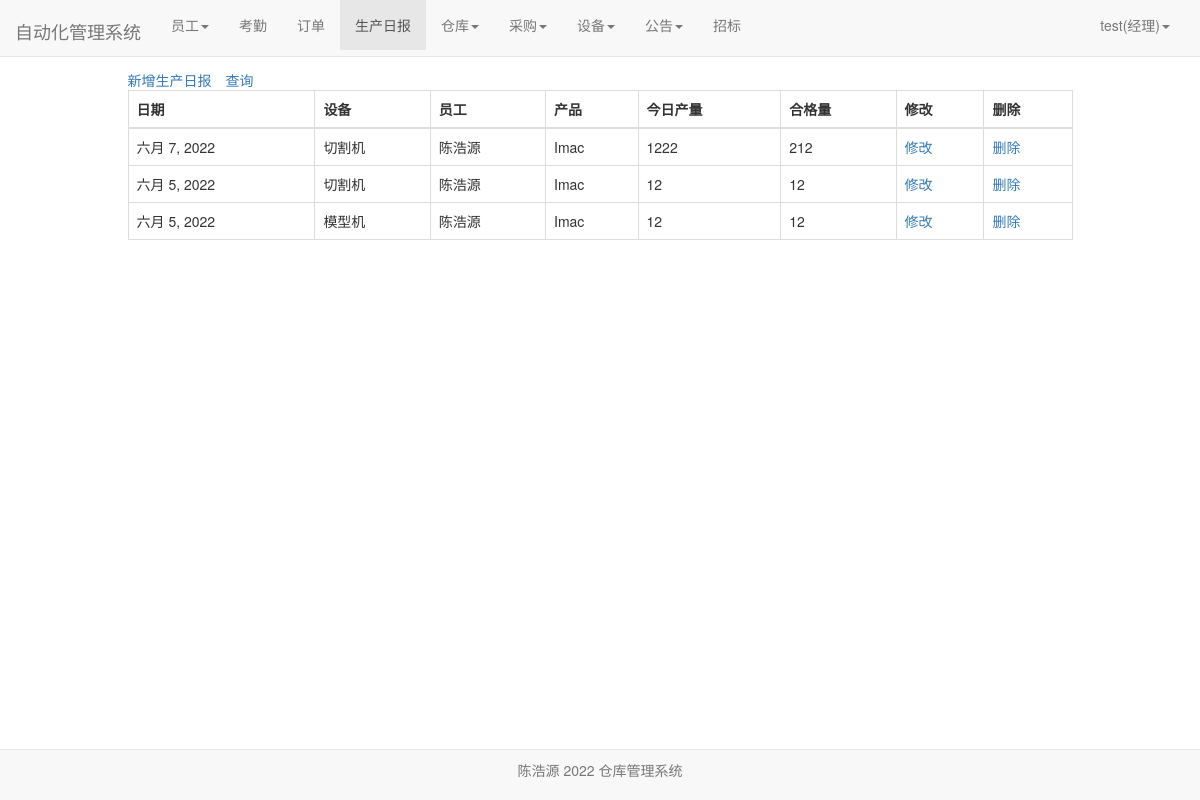
The app's page /warehouse/product_diary/ (signed in) with its own data.
### user/models.py (models this page shows)
class Profile(models.Model):
    user = models.OneToOneField(User, on_delete=models.CASCADE)
    staff_gender = models.CharField(max_length=10, choices=(('male', '男'), ('female', '女')), default='male',
                                    verbose_name='性别')
    staff_age = models.PositiveIntegerField(verbose_name="年龄")
    staff_home = models.CharField(max_length=100, verbose_name="籍贯")
    staff_nationality = models.CharField(max_length=20, verbose_name="民族")  # 民族
    staff_tel = models.BigIntegerField(verbose_name="电话")
    start_time = models.DateField(auto_now_add=True, verbose_name="入职时间")  # 入职时间
    id_card = models.CharField(max_length=20,verbose_name="身份证")  # 身份证号
    staff_type = models.CharField(max_length=100,verbose_name="职位", null=True)  # 职位
    salary_pre_hour = models.IntegerField(verbose_name="时薪")  # 时薪
    class Meta:
        ordering = ['-start_time']

### warehouse/models.py (models this page shows)
class ProduceDiary(models.Model):#生产日记
    current_time = models.DateField(auto_now_add=True, verbose_name="日期")
    facility_id = models.ForeignKey(Facility, verbose_name="设备", on_delete=models.DO_NOTHING)
    staff_name = models.ForeignKey(User, verbose_name="员工", on_delete=models.DO_NOTHING)
    product_name = models.ForeignKey(Product, verbose_name="产品", on_delete=models.DO_NOTHING)
    today_done_num = models.IntegerField(default=0, verbose_name="今日产量")
    qualified_num = models.IntegerField(default=0, verbose_name="合格量")
    class Meta:
        ordering = ['-current_time']

class Product(models.Model):
    product_name = models.CharField(max_length=100)
    def __str__(self):
        return self.product_name

### facility/models.py (models this page shows)
class Facility(models.Model):#设备
    version = models.CharField(max_length=100, verbose_name="型号")
    facility_name = models.CharField(max_length=100, verbose_name="名称")
    price = models.BigIntegerField(verbose_name="价格")
    buyer = models.ForeignKey(User, on_delete=models.DO_NOTHING, verbose_name="购买人")
    buy_time = models.DateField(auto_now_add=True, verbose_name="购买时间")
    def __str__(self):
        return self.facility_name

### warehouse/views.py (the view)
# urls.py: path('product_diary/', views.product_diary, name='product_diary'),
def product_diary(request):
    context = {}
    product_diaries = ProduceDiary.objects.all()
    context['product_diaries'] = product_diaries
    return render(request, 'product_diary.html', context)

### user/models.py (called while the page is built)
def get_staff_type(self):
    if Profile.objects.filter(user=self).exists():
        profile = Profile.objects.get(user=self)
        return profile.staff_type
    else:
        return ''

### warehouse/templates/product_diary.html (shortened to what this page needs)
{% extends 'base.html' %}
{% block nav_producediary_active %}active{% endblock %}
{% block content %}
    <div class="containter">
        <div class="row">
            <div class="col-xs-10 col-xs-offset-1">
                {% if user.is_authenticated %}
                <table class="table table-bordered table-hover">
                    <a href="{% url 'product_diary_append' %}">新增生产日报</a>
                    <span style="margin-left: 1em"><a href="{% url 'product_diary_select' %}">查询</a></span>
                  <thead>
                    <tr>
                      <th scope="col">日期</th>
                      <th scope="col">设备</th>
                      <th scope="col">员工</th>
                      <th scope="col">产品</th>
                      <th scope="col">今日产量</th>
                       <th scope="col">合格量</th>
                           <th scope="col">修改</th>
                      <th scope="col">删除</th>
                    </tr>
                  </thead>
                  <tbody>
                  {%for product_diary in product_diaries%}
                    <tr>
                      <td>{{product_diary.current_time}}</td>
                        <td>{{product_diary.facility_id}}</td>
                      <td>{{product_diary.staff_name}}</td>
                      <td>{{product_diary.product_name}}</td>
                      <td>{{product_diary.today_done_num}}</td>
                      <td>{{product_diary.qualified_num}}</td>
                         <td><a href="{% url 'product_diary_modify' product_diary.pk%}">修改</a></li></td>
                      <td><a href="{% url 'product_diary_delete' product_diary.pk%}">删除</a></li></td>
                    </tr>
                  {% endfor %}
                  </tbody>
                </table>
                {% else %}
                    <span>未登录，跳转到首页...</span>
                    <script type="text/javascript">
                        window.location.href = '/';
                    </script>
                {% endif %}
            </div>
        </div>
    </div>
{% endblock %}

### templates/base.html (shortened to what this page needs)
{% load staticfiles %}
<!doctype html>
<html lang="en">
<head>
    <link rel="stylesheet" href="{% static 'base.css' %}">
     <link rel="stylesheet" href="{% static 'home.css' %}">
    <link rel="stylesheet" href="{% static 'bootstrap-3.37/css/bootstrap.min.css' %}">
</head>
<body>
     <div class="navbar navbar-default navbar-fixed-top" role="navigation">
        <div class="container-fluid">
            <div class="navbar-header">
            </div>
        </div>
     </div>
    <nav class="navbar navbar-default navbar-fixed-top">
      <div class="container-fluid">
        <div class="navbar-header">
          <a class="navbar-brand" href="{% url 'home' %}">自动化管理系统</a>
        </div>
          {% if  user.is_authenticated %}
        <div class="collapse navbar-collapse" id="bs-example-navbar-collapse-1">
          <ul class="nav navbar-nav">
              {% if user.get_staff_type == '经理' %}
              <li class="{% block nav_staff_active %}{% endblock %}">
                    <li class="dropdown">
                      <a href="#" class="dropdown-toggle" data-toggle="dropdown" role="button" aria-haspopup="true" aria-expanded="false">员工<span class="caret"></span></a>
                    </li>
                  </li>
                 <li class="{% block nav_attendence_active %}{% endblock %}"><a href="{% url 'attendence_lists'%}">考勤</a></li>
                  <li class="{% block nav_order_active %}{% endblock %}"><a href="{% url 'order_list' %}">订单</a></li>
                  <li class="{% block nav_producediary_active %}{% endblock %}"><a href="{% url 'product_diary' %}">生产日报</a></li>
                   <li class="{% block nav_warehousediary_active %}{% endblock %}">
                    <li class="dropdown">
                      <a href="#" class="dropdown-toggle" data-toggle="dropdown" role="button" aria-haspopup="true" aria-expanded="false">仓库<span class="caret"></span></a>
                    </li>
                  </li>
                  <li class="{% block nav_purchase_active %}{% endblock %}">
                    <li class="dropdown">
                      <a href="#" class="dropdown-toggle" data-toggle="dropdown" role="button" aria-haspopup="true" aria-expanded="false">采购<span class="caret"></span></a>
                    </li>
                  </li>
                  <li class="{% block nav_facility_active %}{% endblock %}">
                    <li class="dropdown">
                      <a href="#" class="dropdown-toggle" data-toggle="dropdown" role="button" aria-haspopup="true" aria-expanded="false">设备<span class="caret"></span></a>
                    </li>
                  </li>
              <li class="{% block nav_notice_active %}{% endblock %}">
                    <li class="dropdown">
                      <a href="#" class="dropdown-toggle" data-toggle="dropdown" role="button" aria-haspopup="true" aria-expanded="false">公告<span class="caret"></span></a>
                    </li>
                  </li>
                  <li class="{% block nav_salary_active %}{% endblock %}"><a href="{% url 'bidding'%}">招标</a></li>
              {%endif%}
          </ul>
        <ul class="nav navbar-nav navbar-right">
            <li class="dropdown">
              <a href="#" class="dropdown-toggle" data-toggle="dropdown" role="button" aria-haspopup="true" aria-expanded="false">
                  {{user.username}}({{user.get_staff_type}})<span class="caret"></span></a>
            </li>
        </ul>
    </div>
          {% else %}
           <ul class="nav navbar-nav navbar-right">
                <li><a href="{% url 'login' %}?from={{ request.get_full_path }}">登录</a></li>
           </ul>
          {% endif %}
      </div>
    </nav>
     <div id="footer" class="container">
    <nav class="navbar navbar-default navbar-fixed-bottom">
        <div class="navbar-inner navbar-content-center">
            <p class="text-muted credit text-center" style="padding: 10px;">
                陈浩源 2022 仓库管理系统
            </p>
        </div>
    </nav>
    {% block content%} {% endblock %}
</body>
</html>

### static/home.css (style rules this page uses)
* { margin: 0; padding: 0; }
body { margin-top: 70px!important; }
ul { list-style-type: none!important; }
ul.navbar-right { margin-right: 0; }
div.navbar-header { font-size: 200%; padding-top: 0.2em; }

### records on screen
ProduceDiary: current_time "六月 7, 2022", facility_id "切割机", staff_name "陈浩源", product_name "Imac", today_done_num "1222", qualified_num "212"
ProduceDiary: current_time "六月 5, 2022", facility_id "切割机", staff_name "陈浩源", product_name "Imac", today_done_num "12", qualified_num "12"
ProduceDiary: current_time "六月 5, 2022", facility_id "模型机", staff_name "陈浩源", product_name "Imac", today_done_num "12", qualified_num "12"

### other values on screen
{{ user.username }} "test"
{{ user.get_staff_type }} "经理"
